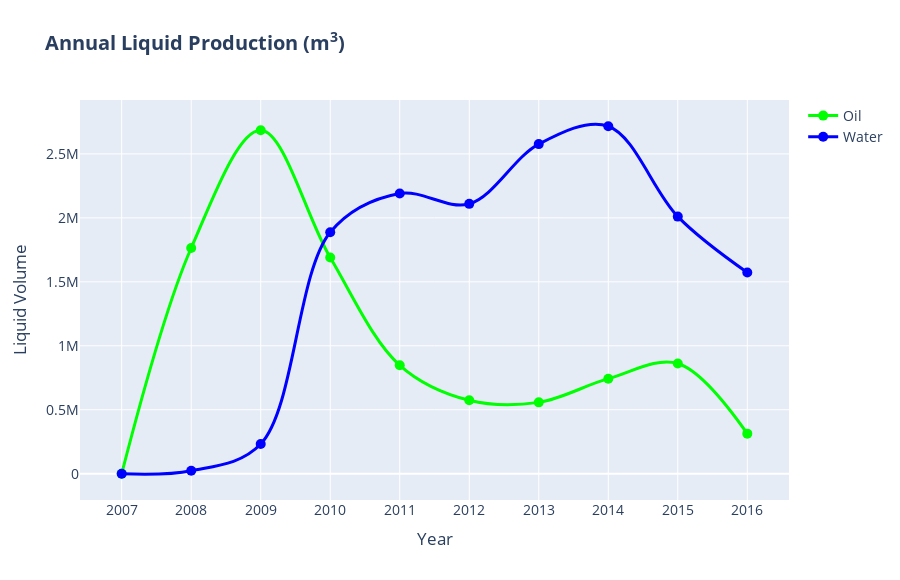

The notebook cell saved with this chart:
### Markdown cell above
### Observations

- Hydrocarbon production began in **2008**
- There was a peak in production in **2009**, followed by a continuous decline until **2013**
- The graphs show a slight increase in production between **2014** and **2015**
- The field was abandoned in **2016**

### Question

- What can justify the sudden decline in production after **2009**?

### Code cell
layout = go.Layout(
    title="<b>Annual Liquid Production (m<sup>3</sup>)</b>",
    xaxis=dict(
        title="Year",
        tickmode="array",
        tickvals=annual_production_df["YEAR"]
    ),
    yaxis=dict(
        title="Liquid Volume",
        hoverformat=",.0f"
    ),
    hovermode="x unified",
    font_size=14,
    width=900,
    height=580
)

trace1 = go.Scatter(
    x=annual_production_df["YEAR"],
    y=annual_production_df["OIL"],
    line=dict(color="lime", shape="spline", width=3),
    marker_size=10,
    name="Oil"
)

trace2 = go.Scatter(
    x=annual_production_df["YEAR"],
    y=annual_production_df["WATER"],
    line=dict(color="blue", shape="spline", width=3),
    marker_size=10,
    name="Water"
)

go.Figure(data=[trace1, trace2], layout=layout)

### Figure 1 — Plotly figure (JSON) as saved in the notebook; plotly's stock layout.template omitted (floating-point values rounded to 4 significant figures)
{"data": [{"line": {"color": "lime", "shape": "spline", "width": 3}, "marker": {"size": 10}, "name": "Oil", "type": "scatter", "x": [2007, 2008, 2009, 2010, 2011, 2012, 2013, 2014, 2015, 2016], "y": [0, 1764000.0, 2684000.0, 1690000.0, 848000.0, 574200.0, 558000.0, 743100.0, 861700.0, 313400.0]}, {"line": {"color": "blue", "shape": "spline", "width": 3}, "marker": {"size": 10}, "name": "Water", "type": "scatter", "x": [2007, 2008, 2009, 2010, 2011, 2012, 2013, 2014, 2015, 2016], "y": [0, 23510.0, 232100.0, 1888000.0, 2191000.0, 2110000.0, 2576000.0, 2716000.0, 2010000.0, 1573000.0]}], "layout": {"font": {"size": 14}, "height": 580, "hovermode": "x unified", "title": {"text": "<b>Annual Liquid Production (m<sup>3</sup>)</b>"}, "width": 900, "xaxis": {"tickmode": "array", "tickvals": [2007, 2008, 2009, 2010, 2011, 2012, 2013, 2014, 2015, 2016], "title": {"text": "Year"}}, "yaxis": {"hoverformat": ",.0f", "title": {"text": "Liquid Volume"}}}}
